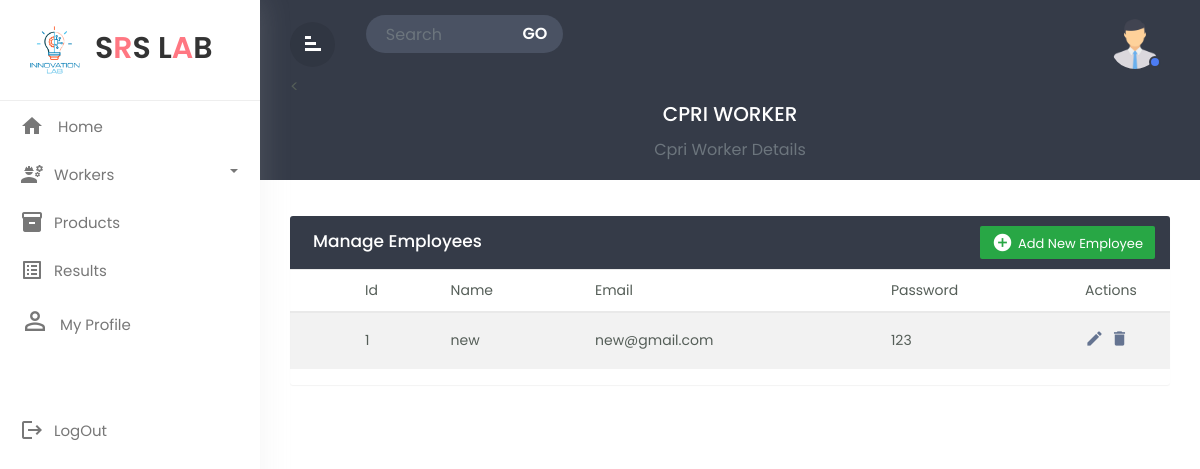
The page /cpri_detail.php (signed in) on the database its author committed.
### tables this page shows
CREATE TABLE `cpri` (
  `cpri_id` int(255) NOT NULL,
  `cpri_name` varchar(255) NOT NULL,
  `cpri_email` varchar(255) NOT NULL,
  `cpri_password` varchar(255) NOT NULL
);

### cpri_detail.php (the view, shortened to what this page needs)
<!doctype html>
<html lang="en">
  <head>
        <link rel="stylesheet" href="css/bootstrap.min.css">
        <link rel="stylesheet" href="css/custom.css">
  </head>
  <body>
<div class="wrapper">
        <nav id="sidebar">
             <div class="sidebar-header">
                <h3 style="font-size:30px;margin-left:5px;" ><img style="width:60px;height:60px;" src="images/workerlogo.png" class="img-fluid"/>S<span style="color:#ff7782;">R</span>S L<span style="color:#ff7782;">A</span>B</h3>
            </div>
            <ul class="list-unstyled components">
			<li  >
                    <a href="cpri_home.php?email=<?php echo $_GET['email']; ?>" class="dashboard"><i class="material-icons">home</i>
					<span>Home</span></a>
                </li>
                <li class="dropdown">
                    <a href="#homeSubmenu1" data-toggle="collapse" aria-expanded="false"
					class="dropdown-toggle">
					<i class="material-icons">engineering</i>Workers</a>
                </li>
                <li  class="">
                    <a href="cpri_prod.php?email=<?php echo $_GET['email']; ?>"><i class="material-icons">inventory</i><span>Products
					</span></a>
                </li>
                <li  class="">
                    <a href="cpri_result.php?email=<?php echo $_GET['email']; ?>"><i class="material-icons">list_alt</i><span>Results
					</span></a>
                </li>
               <li class="">
                    <a href="cpri_profile.php?email=<?php echo $_GET['email']; ?>"><i style="font-size:30px;" class="material-symbols-outlined">person_filled</i><span>My Profile</span></a>
                </li>
                <br>
                <br>
				 <li  class="">
                    <a href="logout.php"><i class="material-icons">logout</i><span>LogOut
					</span></a>
                </li>
            </ul>
        </nav>
		<div id="content">
		   <div class="top-navbar">
		      <div class="xp-topbar">
                <div class="row">
                    <div class="col-2 col-md-1 col-lg-1 order-2 order-md-1 align-self-center">
                        <div class="xp-menubar">
                               <span class="material-icons text-white">signal_cellular_alt
							   </span>
                         </div>
                    </div>
                    <div class="col-md-5 col-lg-3 order-3 order-md-2">
                        <div class="xp-searchbar">
                            <form>
                                <div class="input-group">
                                  <input type="search" class="form-control"
								  placeholder="Search">
                                  <div class="input-group-append">
                                    <button class="btn" type="submit"
									id="button-addon2">GO</button>
                                  </div>
                                </div>
                            </form>
                        </div>
                    </div>
                    <div class="col-10 col-md-6 col-lg-8 order-1 order-md-3">
                        <div class="xp-profilebar text-right">
							 <nav class="navbar p-0">
                        <ul class="nav navbar-nav flex-row ml-auto">
                            <li class="dropdown nav-item active">
                            <li class="nav-item dropdown">
                                <a class="nav-link" href="#" data-toggle="dropdown">
								<img src="images/user.png" style="width:50px; border-radius:50%;height:50px"/>
								<span class="xp-user-live"></span>
								</a>
                            </li>
                        </ul>
            </nav>
                        </div>
                    </div>
                </div>
            </div>
		     <<div class="xp-breadcrumbbar text-center">
                <h4 class="page-title">CPRI WORKER</h4>
                  <ol class="breadcrumb">
                 <li class="breadcrumb-item active" aria-current="page">Cpri Worker Details</li>
                  </ol>
            </div>
		   </div>
		   <div class="main-content">
			  <div class="row">
				<div class="col-md-12">
				<div class="table-wrapper">
    <div class="table-title">
      <div class="row">
        <div class="col-sm-6 p-0 d-flex justify-content-lg-start justify-content-center">
          <h2 class="ml-lg-2">Manage Employees</h2>
        </div>
        <div class="col-sm-6 p-0 d-flex justify-content-lg-end justify-content-center">
          <a href="create_cpri.php?email=<?php echo $_GET['email']; ?>" class="btn btn-success" >
		  <i class="material-icons">&#xE147;</i> <span>Add New Employee</span></a>
        </div>
      </div>
    </div>
    <table class="table table-striped table-hover">
      <thead>
        <tr>
          <th>
          </th>
          <th>Id</th>
          <th>Name</th>
          <th>Email</th>
          <th>Password</th>
          <th>Actions</th>
        </tr>
      </thead>
      <tbody>
      <?php
include 'database.php';
$sql = "SELECT * FROM cpri";
$query = mysqli_query($conn,$sql);
while($arr = mysqli_fetch_array($query))
{
?>
        <tr>
          <td>
          </td>
          <td style="text-transform:none"><?php echo $arr['cpri_id'];?></td>
          <td style="text-transform:none"><?php echo $arr['cpri_name'];?></td>
          <td style="text-transform:none"><?php echo $arr['cpri_email'];?></td>
         <td style="text-transform:none"><?php echo $arr['cpri_password'];?></td>
          <td>
            <a href="update_cpri.php?cpri_id=<?php echo $arr['cpri_id'];?>&email=<?php echo $_GET['email']  ?>" class="edit" >
			<i class="material-icons" data-toggle="tooltip" title="Edit">&#xE254;</i></a>
            <a href="delete_cpri.php?cpri_id=<?php echo $arr['cpri_id'];?>&email=<?php echo $_GET['email']  ?>" class="delete" >
			<i class="material-icons" data-toggle="tooltip" >&#xE872;</i></a>
          </td>
        </tr>
      </tbody>
      <?php
}
?>
    </table>
  </div>
</div>
			  </div>
		</div>
</div>
</div>
  </body>
  </html>

### css/custom.css (style rules this page uses)
body,html { line-height:1.8; font-family:'Poppins',sans-serif; color:#555e58; text-transform:capitalize; font-weight:400; margin:0px; padding:0px; }
.material-icons { font-family: 'Material Icons'; font-weight: normal; font-style: normal; font-size: 24px; display: inline-block; line-height: 1; text-transform: none; letter-spacing: normal; word-wrap: normal; white-space: nowrap; direction: ltr; -webkit-font-smoothing: antialiased; text-rendering: optimizeLegibility; -moz-osx-font-smoothing: grayscale; font-feature-settings: 'liga'; }
a { color:#333; font-weight:400; }
button { cursor:pointer; }
ul,ol { padding:0px; margin:0px; list-style:none; }
a,a:hover,a:focus { color:#333; text-decoration:none; transition:all 0.3s; }
.wrapper { position:relative; width:100%; overflow:auto; }
#sidebar { position:fixed; height:100%!important; top:0; left:0; bottom:0; z-index:11; width:260px; overflow:auto; transition:all 0.3s; background-color:#fff; box-shadow:0 0 30px 0 rgba(200 200 200 / 20%); }
@media only screen and (min-width:992px) { #content { width:calc(100% - 260px); position:relative; float:right; transition:all 0.3s; } }
#sidebar .sidebar-header { padding:20px; background-color:#fff; border-bottom:1px solid #eee; }
.sidebar-header h3 { color:#333; font-size:17px; margin:0px; text-transform:uppercase; transition:all 0.5s ease; font-weight:600; }
.sidebar-header h3 img { width:45px; margin-right:10px; }
#sidebar ul li { padding:2px 0px; }
.dropdown-toggle::after { position:absolute; right:22px; top:18px; color:#777777; }
#sidebar ul li.dropdown { position:sticky; }
#sidebar ul li a { padding:5px 10px 5px 20px; line-height:30px; font-size:15px; position:relative; font-weight:400; display:block; color:#777777; text-transform:capitalize; }
#sidebar ul li a i { position:relative; margin-right:10px; top:6px; }
#content { position:relative; transition:all 0.5s; background-attachment:#f9fafc; }
.top-navbar { width:100%; z-index:9; position:relative; padding:15px 30px; background-color:#353b48; }
input[type="search"] { background-color:#4a5263; color:#fff; padding-left:20px; border:none; border-radius:50px 0px 0px 50px; }
.input-group-append { margin-left:-1px; }
.xp-searchbar .btn { background-color:#4a5263; color:#fff; font-weight:600; font-size:16px; border-radius:0 50px 50px 0; padding:4px 15px; }
.xp-breadcrumbbar .page-title { font-size:20px; color:#fff; margin-bottom:0; margin-top:0; }
.breadcrumb { display:inline-flex; background-color:transparent; margin:0; padding:10px 0 0; }
.breadcrumb-item.active { color:#6c757d; }
.main-content { padding:30px 30px 0px 30px; }
.navbar { background-color:#353B48; color:#fff; }
.xp-menubar { border-radius:50%; width:45px; height:45px; line-height:45px; text-align:center; margin-right:20px; border:none; color:#fff; cursor:pointer; background-color:rgba(0,0,0,0.09); }
.xp-menubar span { margin:9px; padding:0px; transform:rotate(90deg); }
.navbar-nav > li.active { color:#fff; border-radius:4px; background-color:rgba(0,0,0,0.08); }
.navbar-nav > li > a { color:#fff; }
.navbar-nav li a { position:relative; display:block; padding:4px 10px!important; }
.xp-user-live { position:absolute; bottom:5px; right:9px; width:12px; height:12px; border-radius:50%; border:2px solid #353b48; background-color:#4c7cf3; }
.table-wrapper { background-color: #fff; margin:6px 0px 40px 0px; width: 100%; overflow: auto; border-radius: 3px; box-shadow: 0 1px 1px rgb(0 0 0 / 5%); }
.table-title { background:#353b48; color:#fff; position:sticky; top:0; width:100%; left:0; padding:10px 30px; border-radius:0px 0px 0 0; }
.table-title h2 { margin:5px 0 0; font-size:17px; }
.table-title .btn { color:#fff; float:right; font-size:13px; border:none; min-width:50px; border-radius:2px; border:none; outline:none!important; margin-left:10px; }
.table-title .btn i { float:left; font-size:21px; margin-right:5px; }
.table-title .btn span { float:left; margin-top:2px; }
table.table tr th, table.table tr td { border-color:#e9e9e9; padding:8px 15px; font-size:14px; font-weight: 400; vertical-align:middle; }
table.table tr th:first-child { width:60px; }
table.table tr th:last-child { width:100px; }
table.table td:last-child { opacity:0.9; font-size:22px; margin:0px 5px; }
table.table td a { font-weight:bold; color:#566787; display:inline-block; text-decoration:none; outline:none!important; }
.edit { color:#FFC107; }
.delete { color:#F44336; }
table.table td i { font-size:19px; }

### rows shown on the page
cpri: cpri_id "1", cpri_name "new", cpri_email "new@gmail.com", cpri_password "123"
